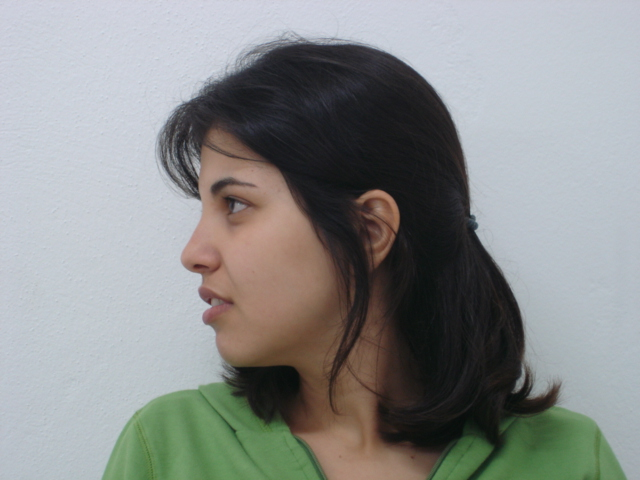
#> input picture dataset_original/106-01.jpg, 640 x 480 px, found by its file name; its folder holds 4 pictures in this run
$ python distribuirImagens.py
#> lines starting #> are read from the running program, lines starting #| are printed output that depends on the picture
import os
import cv2
import shutil
from sklearn.model_selection import train_test_split

# 1. Configurar caminhos
base_path = '/home/lucas/git/yolov8train'
pasta_origem = os.path.join(base_path, 'dataset_original')

# Criar pastas de destino
for destino in ['train', 'val']:
    os.makedirs(os.path.join(base_path, destino, 'images'), exist_ok=True)
    os.makedirs(os.path.join(base_path, destino, 'labels'), exist_ok=True)

# 2. Listar todas as imagens da pasta original
imagens = [f for f in os.listdir(pasta_origem) if f.endswith('.jpg')]
train_imgs, val_imgs = train_test_split(imagens, test_size=0.2)

# 3. Detector
face_cascade = cv2.CascadeClassifier(cv2.data.haarcascades + 'haarcascade_frontalface_default.xml')

def processar_e_mover(lista_imgs, destino):
#> called with destino = 'train'
    for nome in lista_imgs:
        caminho_src = os.path.join(pasta_origem, nome)
        img = cv2.imread(caminho_src)
#> img is the input picture: shape (480, 640, 3); mean B, G, R 139.4, 140.6, 138.3

        if img is None:
            continue

        gray = cv2.cvtColor(img, cv2.COLOR_BGR2GRAY)
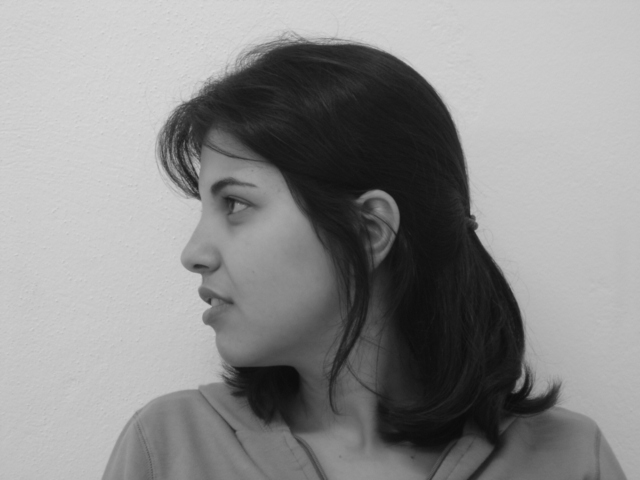
#> gray: shape (480, 640); min 11, max 219, mean 139.8
        faces = face_cascade.detectMultiScale(gray, 1.1, 4)
#> faces = [[209, 181, 59, 59], [124, 129, 181, 181]]

        # Copiar imagem para a pasta de destino (train ou val)
        caminho_dst_img = os.path.join(base_path, destino, 'images', nome)
        shutil.copy(caminho_src, caminho_dst_img)

        # Criar label .txt correspondente
        caminho_dst_lbl = os.path.join(base_path, destino, 'labels', nome.replace('.jpg', '.txt'))
        with open(caminho_dst_lbl, 'w') as f:
            for (x, y, w, h) in faces:
                x_center = (x + w/2) / 640
                y_center = (y + h/2) / 480
                w_norm = w / 640
                h_norm = h / 480
                f.write(f"0 {x_center:.6f} {y_center:.6f} {w_norm:.6f} {h_norm:.6f}\n")
#> this loop made 2 passes
#> (x, y, w, h, x_center, y_center, w_norm, h_norm) on passes 1 to 2: (209, 181, 59, 59, 0.373, 0.439, 0.0922, 0.123), (124, 129, 181, 181, 0.335, 0.457, 0.283, 0.377)
#> pass 2 of the loop in processar_e_mover, `for nome in lista_imgs:`:
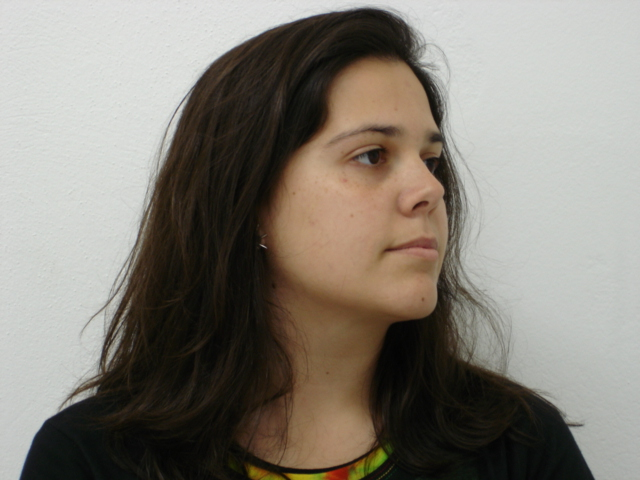
#> input picture dataset_original/101-09.jpg, 640 x 480 px, found by its file name
#> in processar_e_mover, img is the input picture: shape (480, 640, 3); mean B, G, R 118.4, 127.5, 133.2
#> in processar_e_mover, `gray = cv2.cvtColor(img, cv2.COLOR_BGR2GRAY)`:
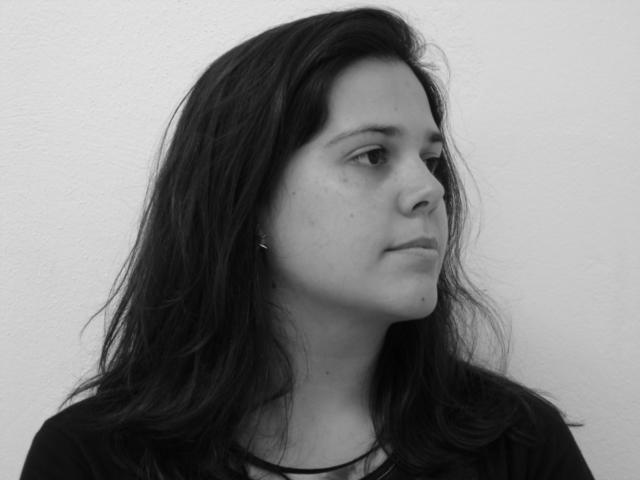
#> gray: shape (480, 640); min 2, max 231, mean 128.2
#> faces = [[347, 163, 123, 123]]
#> the loop in processar_e_mover, `for (x, y, w, h) in faces:` made 1 pass
#> (x, y, w, h, x_center, y_center, w_norm, h_norm) on pass 1: (347, 163, 123, 123, 0.638, 0.468, 0.192, 0.256)
#> pass 3 of the loop in processar_e_mover, `for nome in lista_imgs:`:
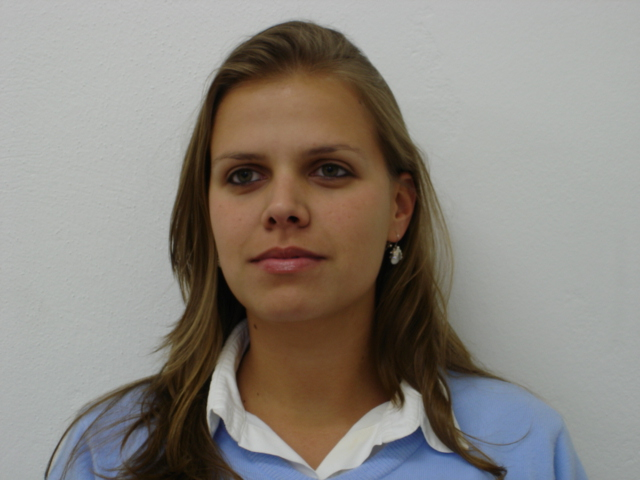
#> input picture dataset_original/100-05.jpg, 640 x 480 px, found by its file name
#> in processar_e_mover, img is the input picture: shape (480, 640, 3); mean B, G, R 127.1, 134, 139.7
#> in processar_e_mover, `gray = cv2.cvtColor(img, cv2.COLOR_BGR2GRAY)`:
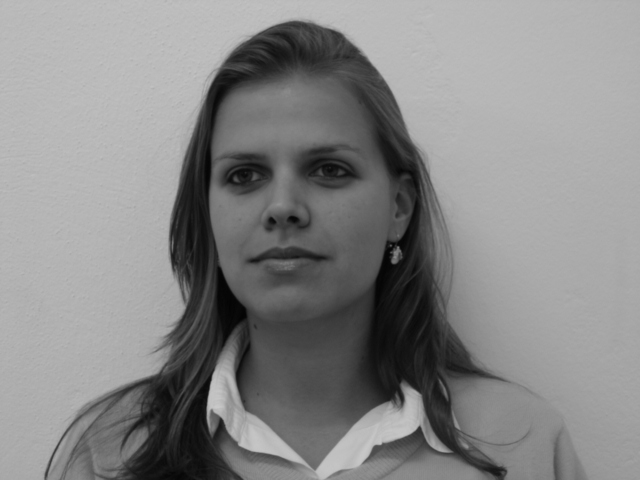
#> gray: shape (480, 640); min 3, max 201, mean 134.9
#> faces = [[175, 86, 226, 226]]
#> the loop in processar_e_mover, `for (x, y, w, h) in faces:` made 1 pass
#> (x, y, w, h, x_center, y_center, w_norm, h_norm) on pass 1: (175, 86, 226, 226, 0.45, 0.415, 0.353, 0.471)

# Executar a distribuição
processar_e_mover(train_imgs, 'train')
processar_e_mover(val_imgs, 'val')
#> call 2 of processar_e_mover, with destino = 'val'
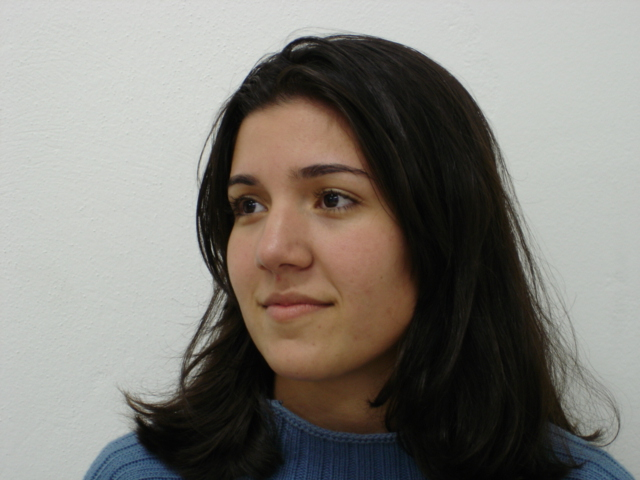
#> input picture dataset_original/105-03.jpg, 640 x 480 px, found by its file name
#> in processar_e_mover, img is the input picture: shape (480, 640, 3); mean B, G, R 120.8, 127, 130.3
#> in processar_e_mover (call 2), `gray = cv2.cvtColor(img, cv2.COLOR_BGR2GRAY)`:
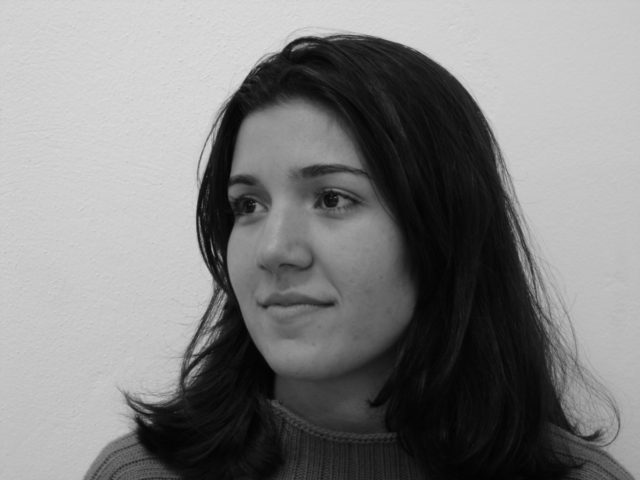
#> gray: shape (480, 640); min 2, max 223, mean 127.3
#> in processar_e_mover (call 2), `faces = face_cascade.detectMultiScale(gray, 1.1, 4)`: faces = [[174, 106, 251, 251]]
#> the loop in processar_e_mover (call 2), `for (x, y, w, h) in faces:` made 1 pass
#> (x, y, w, h, x_center, y_center, w_norm, h_norm) on pass 1: (174, 106, 251, 251, 0.468, 0.482, 0.392, 0.523)

print("Dataset organizado com sucesso!")
